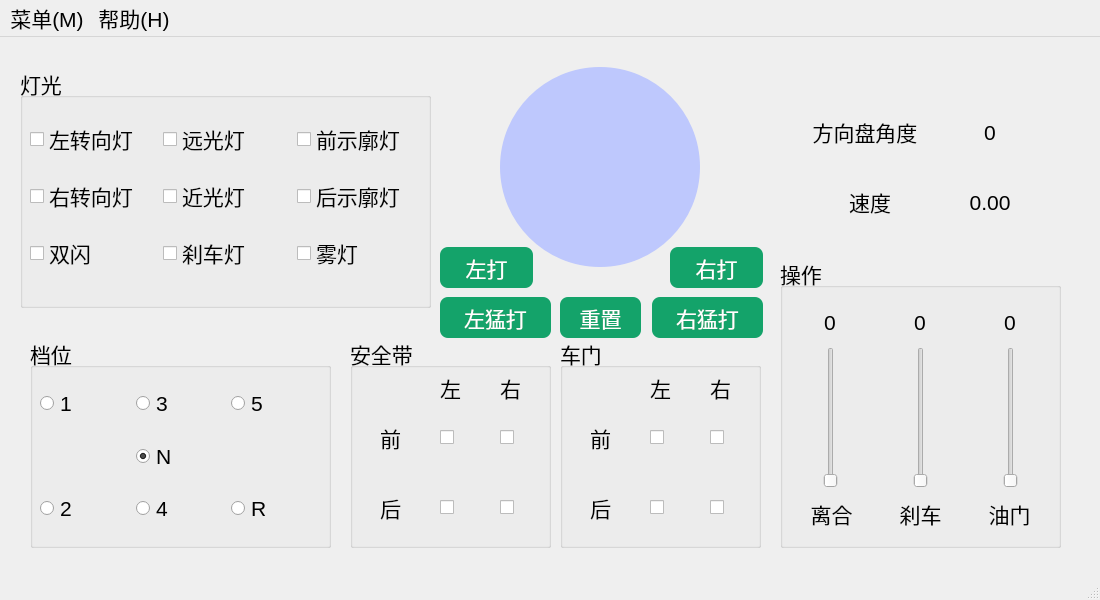
<?xml version="1.0" encoding="UTF-8"?>
<ui version="4.0">
 <class>carWindow</class>
 <widget class="QMainWindow" name="carWindow">
  <property name="geometry">
   <rect>
    <x>0</x>
    <y>0</y>
    <width>1100</width>
    <height>600</height>
   </rect>
  </property>
  <property name="font">
   <font>
    <pointsize>16</pointsize>
   </font>
  </property>
  <property name="windowTitle">
   <string>car</string>
  </property>
  <widget class="QWidget" name="centralwidget">
   <widget class="QDial" name="dial">
    <property name="geometry">
     <rect>
      <x>490</x>
      <y>20</y>
      <width>220</width>
      <height>220</height>
     </rect>
    </property>
    <property name="styleSheet">
     <string notr="true"/>
    </property>
    <property name="minimum">
     <number>-180</number>
    </property>
    <property name="maximum">
     <number>180</number>
    </property>
    <property name="wrapping">
     <bool>true</bool>
    </property>
   </widget>
   <widget class="QLabel" name="label">
    <property name="geometry">
     <rect>
      <x>790</x>
      <y>80</y>
      <width>150</width>
      <height>30</height>
     </rect>
    </property>
    <property name="text">
     <string>方向盘角度</string>
    </property>
    <property name="alignment">
     <set>Qt::AlignmentFlag::AlignCenter</set>
    </property>
   </widget>
   <widget class="QLabel" name="label_Angle">
    <property name="geometry">
     <rect>
      <x>940</x>
      <y>80</y>
      <width>100</width>
      <height>30</height>
     </rect>
    </property>
    <property name="text">
     <string>0</string>
    </property>
    <property name="alignment">
     <set>Qt::AlignmentFlag::AlignCenter</set>
    </property>
   </widget>
   <widget class="QLabel" name="label_Speed">
    <property name="geometry">
     <rect>
      <x>940</x>
      <y>150</y>
      <width>100</width>
      <height>30</height>
     </rect>
    </property>
    <property name="text">
     <string>0.00</string>
    </property>
    <property name="alignment">
     <set>Qt::AlignmentFlag::AlignCenter</set>
    </property>
   </widget>
   <widget class="QLabel" name="label_2">
    <property name="geometry">
     <rect>
      <x>820</x>
      <y>150</y>
      <width>100</width>
      <height>30</height>
     </rect>
    </property>
    <property name="text">
     <string>速度</string>
    </property>
    <property name="alignment">
     <set>Qt::AlignmentFlag::AlignCenter</set>
    </property>
   </widget>
   <widget class="QGroupBox" name="groupBox">
    <property name="geometry">
     <rect>
      <x>350</x>
      <y>300</y>
      <width>201</width>
      <height>211</height>
     </rect>
    </property>
    <property name="title">
     <string>安全带</string>
    </property>
    <widget class="QCheckBox" name="checkBox_SeatbeltER">
     <property name="geometry">
      <rect>
       <x>150</x>
       <y>160</y>
       <width>20</width>
       <height>20</height>
      </rect>
     </property>
     <property name="text">
      <string/>
     </property>
    </widget>
    <widget class="QLabel" name="label_12">
     <property name="geometry">
      <rect>
       <x>150</x>
       <y>30</y>
       <width>31</width>
       <height>41</height>
      </rect>
     </property>
     <property name="text">
      <string>右</string>
     </property>
    </widget>
    <widget class="QCheckBox" name="checkBox_SeatbeltEL">
     <property name="geometry">
      <rect>
       <x>90</x>
       <y>160</y>
       <width>20</width>
       <height>20</height>
      </rect>
     </property>
     <property name="text">
      <string/>
     </property>
    </widget>
    <widget class="QLabel" name="label_6">
     <property name="geometry">
      <rect>
       <x>30</x>
       <y>80</y>
       <width>31</width>
       <height>41</height>
      </rect>
     </property>
     <property name="text">
      <string>前</string>
     </property>
    </widget>
    <widget class="QLabel" name="label_10">
     <property name="geometry">
      <rect>
       <x>30</x>
       <y>150</y>
       <width>31</width>
       <height>41</height>
      </rect>
     </property>
     <property name="text">
      <string>后</string>
     </property>
    </widget>
    <widget class="QCheckBox" name="checkBox_SeatbeltFR">
     <property name="geometry">
      <rect>
       <x>150</x>
       <y>90</y>
       <width>20</width>
       <height>20</height>
      </rect>
     </property>
     <property name="text">
      <string/>
     </property>
    </widget>
    <widget class="QCheckBox" name="checkBox_SeatbeltFL">
     <property name="geometry">
      <rect>
       <x>90</x>
       <y>90</y>
       <width>20</width>
       <height>20</height>
      </rect>
     </property>
     <property name="text">
      <string/>
     </property>
    </widget>
    <widget class="QLabel" name="label_11">
     <property name="geometry">
      <rect>
       <x>90</x>
       <y>30</y>
       <width>31</width>
       <height>41</height>
      </rect>
     </property>
     <property name="text">
      <string>左</string>
     </property>
    </widget>
   </widget>
   <widget class="QGroupBox" name="groupBox_2">
    <property name="geometry">
     <rect>
      <x>30</x>
      <y>300</y>
      <width>301</width>
      <height>211</height>
     </rect>
    </property>
    <property name="title">
     <string>档位</string>
    </property>
    <widget class="QWidget" name="layoutWidget">
     <property name="geometry">
      <rect>
       <x>10</x>
       <y>40</y>
       <width>281</width>
       <height>161</height>
      </rect>
     </property>
     <layout class="QGridLayout" name="gridLayout_2">
      <item row="0" column="0">
       <widget class="QRadioButton" name="radioButton_1">
        <property name="text">
         <string>1</string>
        </property>
       </widget>
      </item>
      <item row="0" column="1">
       <widget class="QRadioButton" name="radioButton_3">
        <property name="text">
         <string>3</string>
        </property>
       </widget>
      </item>
      <item row="0" column="2">
       <widget class="QRadioButton" name="radioButton_5">
        <property name="text">
         <string>5</string>
        </property>
       </widget>
      </item>
      <item row="1" column="1">
       <widget class="QRadioButton" name="radioButton">
        <property name="sizePolicy">
         <sizepolicy hsizetype="Minimum" vsizetype="Fixed">
          <horstretch>0</horstretch>
          <verstretch>0</verstretch>
         </sizepolicy>
        </property>
        <property name="minimumSize">
         <size>
          <width>0</width>
          <height>40</height>
         </size>
        </property>
        <property name="text">
         <string>N</string>
        </property>
        <property name="checked">
         <bool>true</bool>
        </property>
       </widget>
      </item>
      <item row="2" column="0">
       <widget class="QRadioButton" name="radioButton_2">
        <property name="text">
         <string>2</string>
        </property>
       </widget>
      </item>
      <item row="2" column="1">
       <widget class="QRadioButton" name="radioButton_4">
        <property name="text">
         <string>4</string>
        </property>
       </widget>
      </item>
      <item row="2" column="2">
       <widget class="QRadioButton" name="radioButton_R">
        <property name="text">
         <string>R</string>
        </property>
       </widget>
      </item>
     </layout>
    </widget>
   </widget>
   <widget class="QGroupBox" name="groupBox_3">
    <property name="geometry">
     <rect>
      <x>780</x>
      <y>220</y>
      <width>281</width>
      <height>291</height>
     </rect>
    </property>
    <property name="title">
     <string>操作</string>
    </property>
    <widget class="QSlider" name="verticalSlider_acc">
     <property name="geometry">
      <rect>
       <x>220</x>
       <y>90</y>
       <width>22</width>
       <height>141</height>
      </rect>
     </property>
     <property name="maximum">
      <number>10</number>
     </property>
     <property name="orientation">
      <enum>Qt::Orientation::Vertical</enum>
     </property>
    </widget>
    <widget class="QLabel" name="label_clutch">
     <property name="geometry">
      <rect>
       <x>20</x>
       <y>50</y>
       <width>60</width>
       <height>31</height>
      </rect>
     </property>
     <property name="text">
      <string>0</string>
     </property>
     <property name="alignment">
      <set>Qt::AlignmentFlag::AlignCenter</set>
     </property>
    </widget>
    <widget class="QLabel" name="label_brake">
     <property name="geometry">
      <rect>
       <x>110</x>
       <y>50</y>
       <width>60</width>
       <height>31</height>
      </rect>
     </property>
     <property name="text">
      <string>0</string>
     </property>
     <property name="alignment">
      <set>Qt::AlignmentFlag::AlignCenter</set>
     </property>
    </widget>
    <widget class="QLabel" name="label_acc">
     <property name="geometry">
      <rect>
       <x>200</x>
       <y>50</y>
       <width>60</width>
       <height>31</height>
      </rect>
     </property>
     <property name="text">
      <string>0</string>
     </property>
     <property name="alignment">
      <set>Qt::AlignmentFlag::AlignCenter</set>
     </property>
    </widget>
    <widget class="QSlider" name="verticalSlider_clutch">
     <property name="geometry">
      <rect>
       <x>40</x>
       <y>90</y>
       <width>22</width>
       <height>141</height>
      </rect>
     </property>
     <property name="maximum">
      <number>10</number>
     </property>
     <property name="orientation">
      <enum>Qt::Orientation::Vertical</enum>
     </property>
    </widget>
    <widget class="QWidget" name="layoutWidget">
     <property name="geometry">
      <rect>
       <x>10</x>
       <y>231</y>
       <width>261</width>
       <height>51</height>
      </rect>
     </property>
     <layout class="QHBoxLayout" name="horizontalLayout">
      <item>
       <widget class="QLabel" name="label_5">
        <property name="text">
         <string>离合</string>
        </property>
        <property name="alignment">
         <set>Qt::AlignmentFlag::AlignCenter</set>
        </property>
       </widget>
      </item>
      <item>
       <widget class="QLabel" name="label_4">
        <property name="text">
         <string>刹车</string>
        </property>
        <property name="alignment">
         <set>Qt::AlignmentFlag::AlignCenter</set>
        </property>
       </widget>
      </item>
      <item>
       <widget class="QLabel" name="label_3">
        <property name="text">
         <string>油门</string>
        </property>
        <property name="alignment">
         <set>Qt::AlignmentFlag::AlignCenter</set>
        </property>
       </widget>
      </item>
     </layout>
    </widget>
    <widget class="QSlider" name="verticalSlider_brake">
     <property name="geometry">
      <rect>
       <x>130</x>
       <y>90</y>
       <width>22</width>
       <height>141</height>
      </rect>
     </property>
     <property name="maximum">
      <number>10</number>
     </property>
     <property name="orientation">
      <enum>Qt::Orientation::Vertical</enum>
     </property>
    </widget>
   </widget>
   <widget class="QGroupBox" name="groupBox_4">
    <property name="geometry">
     <rect>
      <x>20</x>
      <y>30</y>
      <width>411</width>
      <height>241</height>
     </rect>
    </property>
    <property name="title">
     <string>灯光</string>
    </property>
    <widget class="QWidget" name="layoutWidget_2">
     <property name="geometry">
      <rect>
       <x>10</x>
       <y>40</y>
       <width>394</width>
       <height>181</height>
      </rect>
     </property>
     <layout class="QGridLayout" name="gridLayout">
      <item row="1" column="1">
       <widget class="QCheckBox" name="checkBox_lowB">
        <property name="text">
         <string>近光灯</string>
        </property>
       </widget>
      </item>
      <item row="0" column="1">
       <widget class="QCheckBox" name="checkBox_highB">
        <property name="text">
         <string>远光灯</string>
        </property>
       </widget>
      </item>
      <item row="1" column="0">
       <widget class="QCheckBox" name="checkBox_rightT">
        <property name="text">
         <string>右转向灯</string>
        </property>
       </widget>
      </item>
      <item row="2" column="0">
       <widget class="QCheckBox" name="checkBox_LeftRight">
        <property name="text">
         <string>双闪</string>
        </property>
       </widget>
      </item>
      <item row="2" column="1">
       <widget class="QCheckBox" name="checkBox_brakeL">
        <property name="text">
         <string>刹车灯</string>
        </property>
       </widget>
      </item>
      <item row="0" column="0">
       <widget class="QCheckBox" name="checkBox_leftT">
        <property name="text">
         <string>左转向灯</string>
        </property>
        <property name="iconSize">
         <size>
          <width>20</width>
          <height>20</height>
         </size>
        </property>
       </widget>
      </item>
      <item row="0" column="2">
       <widget class="QCheckBox" name="checkBox_poslightF">
        <property name="text">
         <string>前示廓灯</string>
        </property>
       </widget>
      </item>
      <item row="1" column="2">
       <widget class="QCheckBox" name="checkBox_poslightE">
        <property name="text">
         <string>后示廓灯</string>
        </property>
       </widget>
      </item>
      <item row="2" column="2">
       <widget class="QCheckBox" name="checkBox_foglight">
        <property name="text">
         <string>雾灯</string>
        </property>
       </widget>
      </item>
     </layout>
    </widget>
   </widget>
   <widget class="QGroupBox" name="groupBox_5">
    <property name="geometry">
     <rect>
      <x>560</x>
      <y>300</y>
      <width>201</width>
      <height>211</height>
     </rect>
    </property>
    <property name="title">
     <string>车门</string>
    </property>
    <widget class="QCheckBox" name="checkBox_doorER">
     <property name="geometry">
      <rect>
       <x>150</x>
       <y>160</y>
       <width>20</width>
       <height>20</height>
      </rect>
     </property>
     <property name="text">
      <string/>
     </property>
    </widget>
    <widget class="QLabel" name="label_13">
     <property name="geometry">
      <rect>
       <x>150</x>
       <y>30</y>
       <width>31</width>
       <height>41</height>
      </rect>
     </property>
     <property name="text">
      <string>右</string>
     </property>
    </widget>
    <widget class="QCheckBox" name="checkBox_doorEL">
     <property name="geometry">
      <rect>
       <x>90</x>
       <y>160</y>
       <width>20</width>
       <height>20</height>
      </rect>
     </property>
     <property name="text">
      <string/>
     </property>
    </widget>
    <widget class="QLabel" name="label_7">
     <property name="geometry">
      <rect>
       <x>30</x>
       <y>80</y>
       <width>31</width>
       <height>41</height>
      </rect>
     </property>
     <property name="text">
      <string>前</string>
     </property>
    </widget>
    <widget class="QLabel" name="label_14">
     <property name="geometry">
      <rect>
       <x>30</x>
       <y>150</y>
       <width>31</width>
       <height>41</height>
      </rect>
     </property>
     <property name="text">
      <string>后</string>
     </property>
    </widget>
    <widget class="QCheckBox" name="checkBox_doorFR">
     <property name="geometry">
      <rect>
       <x>150</x>
       <y>90</y>
       <width>20</width>
       <height>20</height>
      </rect>
     </property>
     <property name="text">
      <string/>
     </property>
    </widget>
    <widget class="QCheckBox" name="checkBox_doorFL">
     <property name="geometry">
      <rect>
       <x>90</x>
       <y>90</y>
       <width>20</width>
       <height>20</height>
      </rect>
     </property>
     <property name="text">
      <string/>
     </property>
    </widget>
    <widget class="QLabel" name="label_15">
     <property name="geometry">
      <rect>
       <x>90</x>
       <y>30</y>
       <width>31</width>
       <height>41</height>
      </rect>
     </property>
     <property name="text">
      <string>左</string>
     </property>
    </widget>
   </widget>
   <widget class="QGraphicsView" name="graphicsView">
    <property name="geometry">
     <rect>
      <x>500</x>
      <y>30</y>
      <width>200</width>
      <height>200</height>
     </rect>
    </property>
    <property name="styleSheet">
     <string notr="true">border:none;
background: #bec8fd;
border-radius:100%;</string>
    </property>
   </widget>
   <widget class="QPushButton" name="pushButton_Reset">
    <property name="geometry">
     <rect>
      <x>560</x>
      <y>260</y>
      <width>81</width>
      <height>41</height>
     </rect>
    </property>
    <property name="font">
     <font>
      <pointsize>16</pointsize>
     </font>
    </property>
    <property name="styleSheet">
     <string notr="true">background-color: #14a36a;
border: none;
color: white;
border-radius: 8px;</string>
    </property>
    <property name="text">
     <string>重置</string>
    </property>
   </widget>
   <widget class="QPushButton" name="pushButton_Left">
    <property name="geometry">
     <rect>
      <x>440</x>
      <y>210</y>
      <width>93</width>
      <height>41</height>
     </rect>
    </property>
    <property name="font">
     <font>
      <pointsize>16</pointsize>
     </font>
    </property>
    <property name="styleSheet">
     <string notr="true">background-color: #14a36a;
border: none;
color: white;
border-radius: 8px;</string>
    </property>
    <property name="text">
     <string>左打</string>
    </property>
   </widget>
   <widget class="QPushButton" name="pushButton_Right">
    <property name="geometry">
     <rect>
      <x>670</x>
      <y>210</y>
      <width>93</width>
      <height>41</height>
     </rect>
    </property>
    <property name="font">
     <font>
      <pointsize>16</pointsize>
     </font>
    </property>
    <property name="styleSheet">
     <string notr="true">background-color: #14a36a;
border: none;
color: white;
border-radius: 8px;</string>
    </property>
    <property name="text">
     <string>右打</string>
    </property>
   </widget>
   <widget class="QPushButton" name="pushButton_LeftJab">
    <property name="geometry">
     <rect>
      <x>440</x>
      <y>260</y>
      <width>111</width>
      <height>41</height>
     </rect>
    </property>
    <property name="font">
     <font>
      <pointsize>16</pointsize>
     </font>
    </property>
    <property name="styleSheet">
     <string notr="true">background-color: #14a36a;
border: none;
color: white;
border-radius: 8px;</string>
    </property>
    <property name="text">
     <string>左猛打</string>
    </property>
   </widget>
   <widget class="QPushButton" name="pushButton_RightJab">
    <property name="geometry">
     <rect>
      <x>652</x>
      <y>260</y>
      <width>111</width>
      <height>41</height>
     </rect>
    </property>
    <property name="font">
     <font>
      <pointsize>16</pointsize>
     </font>
    </property>
    <property name="styleSheet">
     <string notr="true">background-color: #14a36a;
border: none;
color: white;
border-radius: 8px;</string>
    </property>
    <property name="text">
     <string>右猛打</string>
    </property>
   </widget>
  </widget>
  <widget class="QMenuBar" name="menubar">
   <property name="geometry">
    <rect>
     <x>0</x>
     <y>0</y>
     <width>1100</width>
     <height>40</height>
    </rect>
   </property>
   <widget class="QMenu" name="menu_C">
    <property name="title">
     <string>菜单(M)</string>
    </property>
    <addaction name="action_Light"/>
    <addaction name="action_Jab"/>
    <addaction name="separator"/>
    <addaction name="action_Q"/>
   </widget>
   <widget class="QMenu" name="menu_H">
    <property name="title">
     <string>帮助(H)</string>
    </property>
    <addaction name="action_W"/>
    <addaction name="action_V"/>
   </widget>
   <addaction name="menu_C"/>
   <addaction name="menu_H"/>
  </widget>
  <widget class="QStatusBar" name="statusbar"/>
  <action name="action_W">
   <property name="text">
    <string>操作指南(Ctrl + W)</string>
   </property>
  </action>
  <action name="action_Q">
   <property name="text">
    <string>退出(Ctrl + Q)</string>
   </property>
  </action>
  <action name="action_V">
   <property name="text">
    <string>版本信息(Ctrl + V)</string>
   </property>
  </action>
  <action name="action_Jab">
   <property name="text">
    <string>设置猛打角度</string>
   </property>
  </action>
  <action name="action_Light">
   <property name="text">
    <string>设置轻打角度</string>
   </property>
  </action>
 </widget>
 <resources/>
 <connections/>
</ui>
